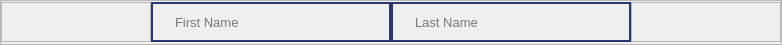
                     <widget class="QFrame" name="frame_31">
                      <property name="minimumSize">
                       <size>
                        <width>0</width>
                        <height>45</height>
                       </size>
                      </property>
                      <property name="maximumSize">
                       <size>
                        <width>16777215</width>
                        <height>45</height>
                       </size>
                      </property>
                      <property name="frameShape">
                       <enum>QFrame::StyledPanel</enum>
                      </property>
                      <property name="frameShadow">
                       <enum>QFrame::Raised</enum>
                      </property>
                      <layout class="QHBoxLayout" name="horizontalLayout_14">
                       <property name="spacing">
                        <number>0</number>
                       </property>
                       <property name="leftMargin">
                        <number>0</number>
                       </property>
                       <property name="topMargin">
                        <number>0</number>
                       </property>
                       <property name="rightMargin">
                        <number>0</number>
                       </property>
                       <property name="bottomMargin">
                        <number>0</number>
                       </property>
                       <item>
                        <widget class="QFrame" name="frame_41">
                         <property name="minimumSize">
                          <size>
                           <width>150</width>
                           <height>40</height>
                          </size>
                         </property>
                         <property name="maximumSize">
                          <size>
                           <width>40</width>
                           <height>40</height>
                          </size>
                         </property>
                         <property name="frameShape">
                          <enum>QFrame::StyledPanel</enum>
                         </property>
                         <property name="frameShadow">
                          <enum>QFrame::Raised</enum>
                         </property>
                        </widget>
                       </item>
                       <item>
                        <widget class="QLineEdit" name="firstname_2">
                         <property name="minimumSize">
                          <size>
                           <width>240</width>
                           <height>40</height>
                          </size>
                         </property>
                         <property name="maximumSize">
                          <size>
                           <width>240</width>
                           <height>40</height>
                          </size>
                         </property>
                         <property name="font">
                          <font>
                           <family>Segoe UI</family>
                           <pointsize>10</pointsize>
                          </font>
                         </property>
                         <property name="styleSheet">
                          <string notr="true">QLineEdit{
	border: 2px solid rgb(40, 57, 113);
	color: rgb(0, 0, 0);
	padding-left: 20px;
	padding-right: 20px;
	background-color: transparent;
}
QLineEdit:hover{
	border: 2px solid rgb(64, 92, 182)
}
QLineEdit:focus{
	border: 2px solid rgb(40, 57, 113);
	background-color: transparent
}</string>
                         </property>
                         <property name="text">
                          <string/>
                         </property>
                         <property name="placeholderText">
                          <string>First Name</string>
                         </property>
                        </widget>
                       </item>
                       <item>
                        <widget class="QLineEdit" name="lastname_2">
                         <property name="minimumSize">
                          <size>
                           <width>240</width>
                           <height>40</height>
                          </size>
                         </property>
                         <property name="maximumSize">
                          <size>
                           <width>240</width>
                           <height>40</height>
                          </size>
                         </property>
                         <property name="font">
                          <font>
                           <family>Segoe UI</family>
                           <pointsize>10</pointsize>
                          </font>
                         </property>
                         <property name="styleSheet">
                          <string notr="true">QLineEdit{
	border: 2px solid rgb(40, 57, 113);
	color: rgb(0, 0, 0);
	padding-left: 20px;
	padding-right: 20px;
	background-color: transparent;
}
QLineEdit:hover{
	border: 2px solid rgb(64, 92, 182)
}
QLineEdit:focus{
	border: 2px solid rgb(40, 57, 113);
	background-color: transparent
}</string>
                         </property>
                         <property name="text">
                          <string/>
                         </property>
                         <property name="placeholderText">
                          <string>Last Name</string>
                         </property>
                        </widget>
                       </item>
                       <item>
                        <widget class="QFrame" name="frame_37">
                         <property name="minimumSize">
                          <size>
                           <width>150</width>
                           <height>40</height>
                          </size>
                         </property>
                         <property name="maximumSize">
                          <size>
                           <width>40</width>
                           <height>40</height>
                          </size>
                         </property>
                         <property name="frameShape">
                          <enum>QFrame::StyledPanel</enum>
                         </property>
                         <property name="frameShadow">
                          <enum>QFrame::Raised</enum>
                         </property>
                        </widget>
                       </item>
                      </layout>
                     </widget>
